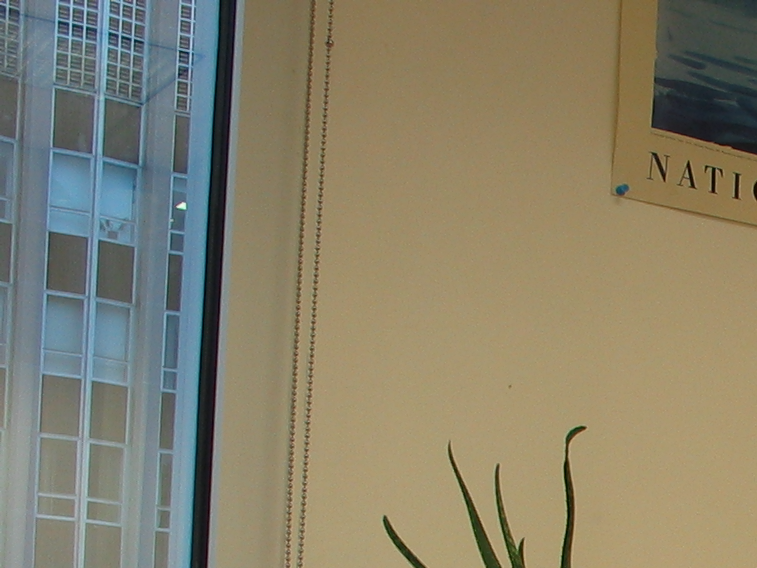
#> input picture data/columbia/4cam_auth/canong3_05_sub_01.tif, 757 x 568 px
$ python -i detector.py   (imports and definitions only)   (older library calls are emulated)
#> lines starting #> are read from the running program, lines starting #| are printed output that depends on the picture; after the words box and inside, x2 and y2 are one past the last pixel; in counts of white or black regions, pixels touching at a corner belong together
"""
Module 1: Forensic Signal Detector
Pixel-level analysis for detecting AI manipulation
"""

import cv2
import numpy as np
from PIL import Image
from typing import Dict
import tempfile
import os


class ForensicDetector:
    """Detects low-level technical anomalies in images."""

    def __init__(self):
        self.ela_quality = 90  # JPEG quality for ELA

    def analyze(self, image_path: str) -> Dict:
        """Run all forensic analyses on an image."""
        img = cv2.imread(image_path)
#> img is the input picture: shape (568, 757, 3); mean B, G, R 107.7, 129.7, 135.8
        if img is None:
            raise ValueError(f"Could not load image: {image_path}")

        results = {
            "fft_score": self._fft_analysis(img),
            "ela_score": self._ela_analysis(image_path),
            "noise_score": self._noise_analysis(img),
            "texture_score": self._texture_consistency(img),
            "compression_score": self._compression_analysis(image_path),
            "edge_score": self._edge_coherence(img),
            "sharpness_score": self._sharpness_analysis(img),
            "rich_poor_texture_score": self._rich_poor_texture_contrast(img),
            "color_consistency_score": self._color_channel_analysis(img),
            "lbp_score": self._local_binary_pattern_analysis(img),
            "glcm_score": self._glcm_texture_analysis(img),
        }

        # Aggregate forensic score (0 = real, 1 = fake)
        # EMPIRICALLY OPTIMIZED on 12 real + 50 fake test images
        # Achieves 79.7% balanced accuracy (83% real, 76% fake)

        # Directions: -1 means invert (higher raw score = more REAL)
        #             +1 means keep (higher raw score = more FAKE)
        directions = {
            "fft_score": -1,           # higher raw = REAL, so invert
            "ela_score": -1,           # higher raw = REAL, so invert
            "noise_score": 1,          # higher = FAKE (strongest signal)
            "texture_score": 1,        # higher = FAKE
            "compression_score": 1,    # higher = FAKE
            "edge_score": 1,           # higher = FAKE (weak)
            "sharpness_score": 1,      # higher = FAKE
            "rich_poor_texture_score": -1,  # higher = REAL, so invert
            "color_consistency_score": 1,   # higher = FAKE
            "lbp_score": -1,           # higher = REAL, so invert
            "glcm_score": 1,           # higher = FAKE (weak)
        }

        # Transform: invert scores where direction=-1
        corrected = {}
        for k, d in directions.items():
            if d == -1:
                corrected[k] = 1.0 - results[k]
            else:
                corrected[k] = results[k]

        # Optimized weights (sum to 1.0)
        weights = {
            "fft_score": 0.15,
            "ela_score": 0.12,
            "noise_score": 0.18,      # Most discriminative
            "texture_score": 0.16,
            "compression_score": 0.05,
            "edge_score": 0.01,       # Least discriminative
            "sharpness_score": 0.16,
            "rich_poor_texture_score": 0.03,
            "color_consistency_score": 0.06,
            "lbp_score": 0.03,
            "glcm_score": 0.05,
        }

        results["aggregate_score"] = sum(
            corrected[k] * weights[k] for k in weights
        )

        return results

    def _fft_analysis(self, img: np.ndarray) -> float:
        """
        FFT analysis to detect GAN/diffusion artifacts.

        Research-based improvements:
        1. Detect periodic artifacts at periods 2, 4, 8, 16 (diffusion fingerprints)
        2. DEFEND-style weighted band analysis (mid-high freq more discriminative)
        3. Radial symmetry analysis
        """
        gray = cv2.cvtColor(img, cv2.COLOR_BGR2GRAY)
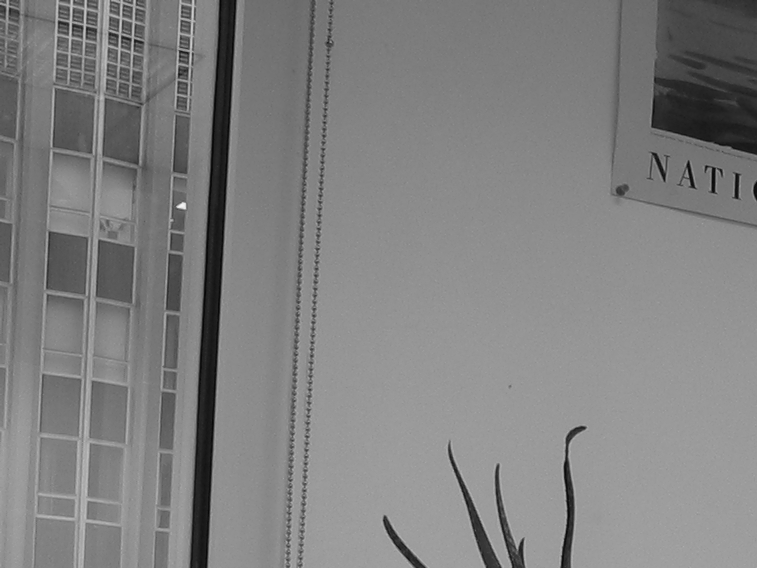
#> gray: shape (568, 757); min 5, max 244, mean 129
        h, w = gray.shape

        # Apply FFT
        f_transform = np.fft.fft2(gray)
        f_shift = np.fft.fftshift(f_transform)
        magnitude = np.abs(f_shift)

        center_h, center_w = h // 2, w // 2

        # === 1. DIFFUSION PERIOD DETECTION ===
        # Diffusion models leave artifacts at periods 2, 4, 8, 16
        # These appear as spikes at specific frequencies: f = size / period
        period_score = self._detect_periodic_artifacts(magnitude, h, w)

        # === 2. DEFEND-STYLE WEIGHTED BAND ANALYSIS ===
        # Research: mid-high frequencies are most discriminative
        # Low frequencies are similar for real and AI images
        band_score = self._analyze_frequency_bands(magnitude, h, w)

        # === 3. RADIAL SYMMETRY (original) ===
        # AI images often have more symmetric frequency patterns
        log_magnitude = np.log(magnitude + 1)
        mag_norm = (log_magnitude - log_magnitude.min()) / (log_magnitude.max() - log_magnitude.min() + 1e-10)

        dc_radius = min(h, w) // 20
        angles = np.linspace(0, 2 * np.pi, 36)
        radii = np.linspace(dc_radius, min(h, w) // 4, 15)
        radial_profile = []

        for r in radii:
            ring_values = []
            for angle in angles:
                y_coord = int(center_h + r * np.sin(angle))
                x_coord = int(center_w + r * np.cos(angle))
                if 0 <= y_coord < h and 0 <= x_coord < w:
                    ring_values.append(mag_norm[y_coord, x_coord])
            if ring_values:
                radial_profile.append(np.std(ring_values))

        if radial_profile:
            symmetry_score = 1.0 - np.clip(np.mean(radial_profile) * 5, 0, 1)
        else:
            symmetry_score = 0.5

        # === COMBINE SCORES ===
        # Weight: period detection (40%), band analysis (40%), symmetry (20%)
        score = 0.40 * period_score + 0.40 * band_score + 0.20 * symmetry_score

        return float(np.clip(score, 0, 1))

    def _detect_periodic_artifacts(self, magnitude: np.ndarray, h: int, w: int) -> float:
        """
        Detect periodic artifacts at periods 2, 4, 8, 16.

        Diffusion models use upsampling that creates repeating patterns.
        In frequency domain, period P artifact appears at frequency f = N/P
        where N is the image dimension.
        """
#> called with h = 568, w = 757
        center_h, center_w = h // 2, w // 2

        # Periods to check (research shows these are common in diffusion models)
        periods = [2, 4, 8, 16]

        # Calculate expected frequency positions for each period
        artifact_scores = []

        for period in periods:
            # Frequency corresponding to this period
            freq_h = h // period
            freq_w = w // period

            # Check for energy spikes at these frequencies
            # Look at cross pattern (horizontal and vertical artifacts)
            positions = [
                (center_h + freq_h, center_w),  # Above center
                (center_h - freq_h, center_w),  # Below center
                (center_h, center_w + freq_w),  # Right of center
                (center_h, center_w - freq_w),  # Left of center
            ]

            # Measure energy at artifact positions vs nearby background
            artifact_energy = []
            background_energy = []

            for pos_h, pos_w in positions:
                if 0 <= pos_h < h and 0 <= pos_w < w:
                    # Energy at artifact position (small window)
                    window_size = max(3, min(h, w) // 100)
                    h_start = max(0, pos_h - window_size)
                    h_end = min(h, pos_h + window_size + 1)
                    w_start = max(0, pos_w - window_size)
                    w_end = min(w, pos_w + window_size + 1)

                    artifact_energy.append(np.mean(magnitude[h_start:h_end, w_start:w_end]))

                    # Background: slightly offset position
                    offset = window_size * 3
                    bg_h = min(h - 1, max(0, pos_h + offset))
                    bg_w = min(w - 1, max(0, pos_w + offset))
                    bg_h_start = max(0, bg_h - window_size)
                    bg_h_end = min(h, bg_h + window_size + 1)
                    bg_w_start = max(0, bg_w - window_size)
                    bg_w_end = min(w, bg_w + window_size + 1)

                    background_energy.append(np.mean(magnitude[bg_h_start:bg_h_end, bg_w_start:bg_w_end]))

            if artifact_energy and background_energy:
                # Ratio of artifact to background energy
                # High ratio = strong periodic artifact = likely AI
                ratio = np.mean(artifact_energy) / (np.mean(background_energy) + 1e-10)
                # Normalize: ratio > 1.5 is suspicious
                artifact_scores.append(np.clip((ratio - 1.0) / 1.0, 0, 1))
#> after the loop, artifact_scores = [1, 0.379, 0.863, 1]
#> in _fft_analysis, `period_score = self._detect_periodic_artifacts(magnitude, h, w)`: period_score = 1

        if artifact_scores:
            # Take max score (any period showing artifacts is suspicious)
            return float(max(artifact_scores))
        return 0.0

    def _analyze_frequency_bands(self, magnitude: np.ndarray, h: int, w: int) -> float:
        """
        DEFEND-style frequency band analysis.

        Research finding:
        - Low frequencies: similar for real and AI (not discriminative)
        - Mid frequencies: somewhat discriminative
        - High frequencies: most discriminative (AI images smoother here)

        Real images have more high-frequency content (fine details, sensor noise).
        AI images are smoother in high frequencies.
        """
#> called with h = 568, w = 757
        center_h, center_w = h // 2, w // 2
        max_radius = min(h, w) // 2

        # Create distance map from center
        y, x = np.ogrid[:h, :w]
#> y = 568 values from 0 to 567
        distance = np.sqrt((y - center_h) ** 2 + (x - center_w) ** 2)
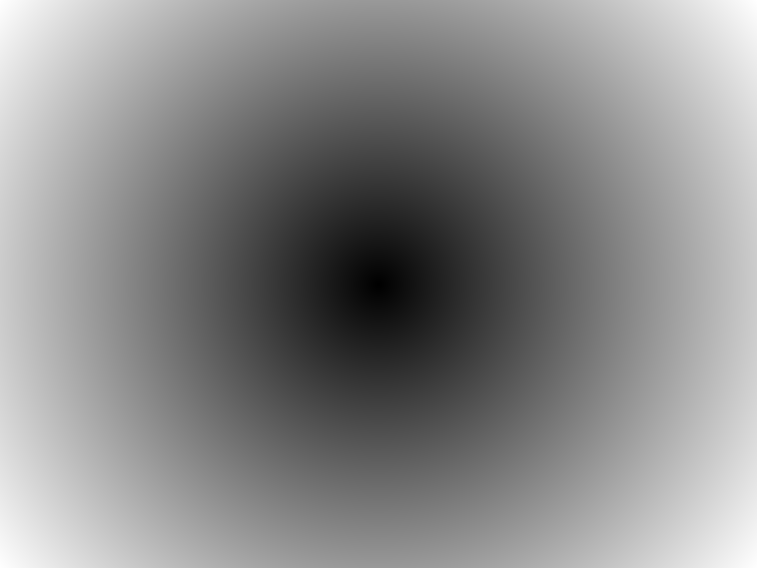
#> distance: shape (568, 757) float64; min 0, max 472.8, mean 255; drawn with min black and max white

        # Define frequency bands (as fraction of max radius)
        # Low: 0-20%, Mid: 20-50%, High: 50-100%
        low_mask = distance < (max_radius * 0.2)
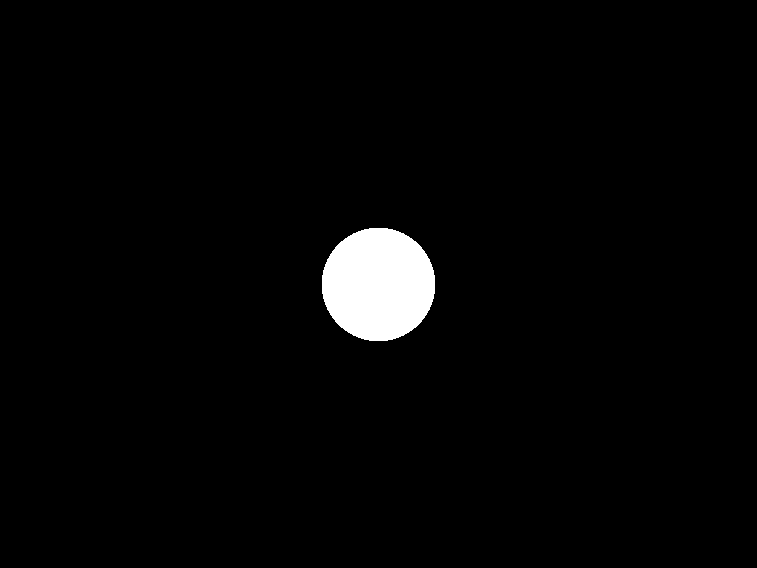
#> low_mask: shape (568, 757) bool; 2.4% white; 1 white region, box (x1, y1, x2, y2) and area: (322, 228, 435, 341) 10129
        mid_mask = (distance >= max_radius * 0.2) & (distance < max_radius * 0.5)
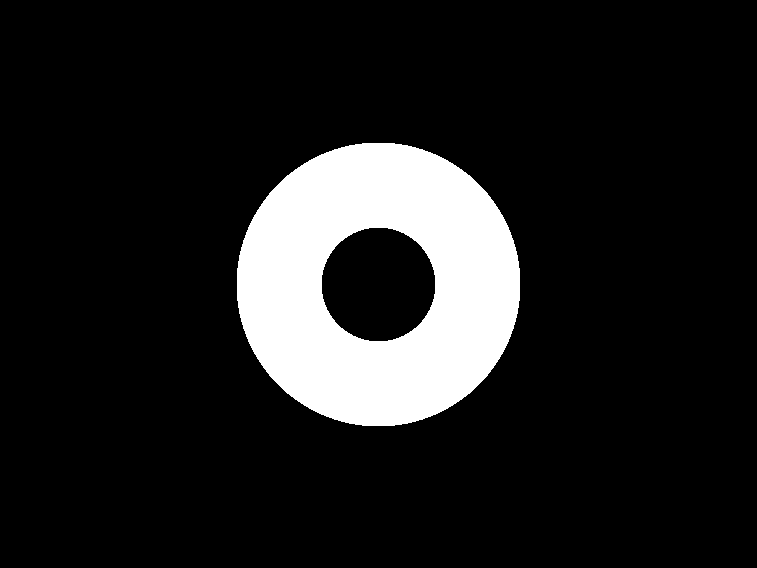
#> mid_mask: shape (568, 757) bool; 12.4% white; 1 white region, box (x1, y1, x2, y2) and area: (237, 143, 520, 426) 53172
        high_mask = (distance >= max_radius * 0.5) & (distance < max_radius)
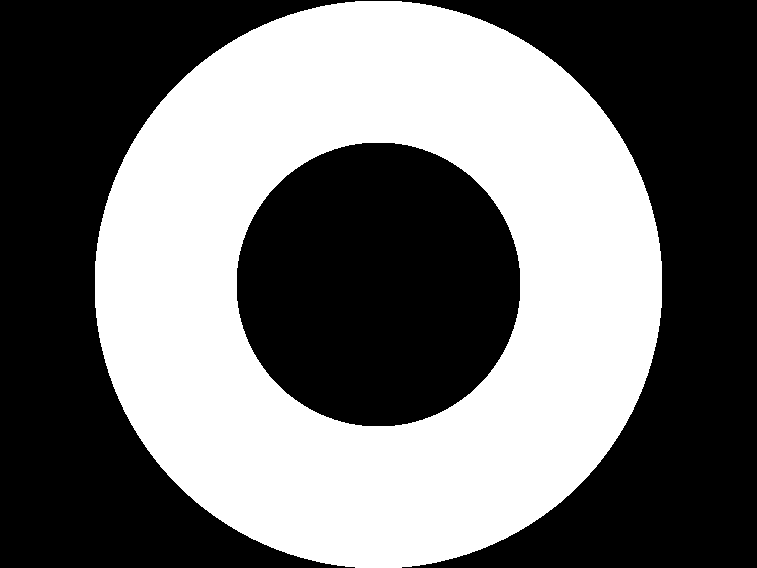
#> high_mask: shape (568, 757) bool; 44.2% white; 1 white region, box (x1, y1, x2, y2) and area: (95, 1, 662, 568) 190016

        # Calculate energy in each band
        low_energy = np.mean(magnitude[low_mask]) if np.any(low_mask) else 0
#> low_energy = 50137.3
        mid_energy = np.mean(magnitude[mid_mask]) if np.any(mid_mask) else 0
#> mid_energy = 9313
#> (the rest of the program and of its run is left out)
